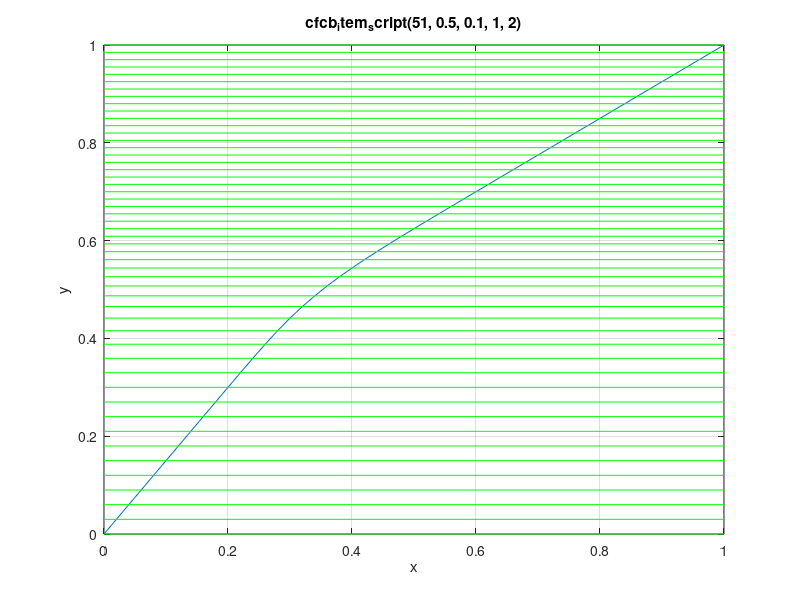

Here is the MATLAB script that generated this plot:
function y = monocline(n, center, width, left, right)

% monocline -- Monocline-like distribution function.
%  monocline(n, center, width, left, right) returns n points
%   on the range [0...1], distributed with the given transition
%   center, width (st.dev.), left-side density, and right-side
%   density (both relative).  The distribution is generated by
%   "erf()".  Defaults: center = 0.5, width = 0.1, left = 1,
%   right = 2.
%  monocline(x, ...) assumes that x is "linspace(0, 1, n)".
%  monocline('demo') demonstrates itself for n = 51.
 
% svn $Id: monocline.m 328 2009-03-09 01:41:19Z arango $
%=======================================================================
% Copyright (C) 1999 Dr. Charles R. Denham, ZYDECO.
%  All Rights Reserved.
%   Disclosure without explicit written consent from the
%    copyright owner does not constitute publication.
%=======================================================================
 
% Version of 01-Sep-1999 10:05:23.
% Updated    01-Sep-1999 16:59:22.

if nargin < 1, help(mfilename), n = 'demo'; end

% Demonstration.

if isequal(n, 'demo')
	n = 51;
	center = 0.5;
	width = 0.1;
	left = 1;
	right = 2;
	result = feval(mfilename, n, center, width, left, right);
	x = linspace(0, 1, n);
	plot(x, result, '-', [0*x; 0*x+1], [result; result], 'g-')
	s = [mfilename '(' int2str(n) ', ' num2str(center), ', ' ...
				num2str(width) ', ' num2str(left) ', ' num2str(right) ')'];
	title(s)
	xlabel x
	ylabel y
	grid on
	eval('zoomsafe', '')
	figure(gcf)
	if nargout > 0, y = result; end
	return
end

% Missing arguments.

if nargin < 2, center = 0.5; end
if nargin < 3, width = 0.1; end
if nargin < 4, left = 1; end
if nargin < 5, right = 2; end

% String arguments.

if ischar(n), n = eval(n); end
if ischar(center), center = eval(center); end
if ischar(width), width = eval(width); end
if ischar(left), left = eval(left); end
if ischar(right), right = eval(right); end

if length(n) > 1, n = length(n); end

% ERF and TANH are very similar, differing
%  by about 20% in the independent variable:
%  tanh(x) =~ erf(0.8*x).

fcn = 'tanh';
fcn = 'erf';

x = linspace(1/n, 1-1/n, n-1);   % Centered x-values.

y = feval(fcn, (x-center)/width);   % ERF-like.

y = (y + 1) / 2;   % ERF on a pedestal.

% Shift and scale.

y = left + y * (right-left);   % Unnormalized density.
y = cumsum(y);   % Cumulative unnormalized density.
y = y / max(y);   % Normalize.
y = [0 y];   % Prepend zero starting point.
y(end) = 1;   % Exactly one at end.

% Reverse interpolate.

x = linspace(0, 1, n);
y = interp1(y, x, x, 'linear');
